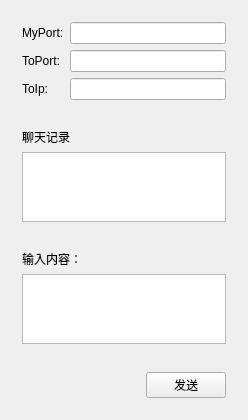
<?xml version="1.0" encoding="UTF-8"?>
<ui version="4.0">
 <class>Udp1</class>
 <widget class="QWidget" name="Udp1">
  <property name="geometry">
   <rect>
    <x>0</x>
    <y>0</y>
    <width>248</width>
    <height>381</height>
   </rect>
  </property>
  <property name="windowTitle">
   <string>Udp1</string>
  </property>
  <layout class="QVBoxLayout" name="verticalLayout_4">
   <item>
    <widget class="QWidget" name="widget" native="true">
     <layout class="QGridLayout" name="gridLayout">
      <item row="0" column="0">
       <widget class="QLabel" name="label">
        <property name="text">
         <string>MyPort:</string>
        </property>
       </widget>
      </item>
      <item row="0" column="1">
       <widget class="QLineEdit" name="myPort"/>
      </item>
      <item row="1" column="0">
       <widget class="QLabel" name="label_2">
        <property name="text">
         <string>ToPort:</string>
        </property>
       </widget>
      </item>
      <item row="1" column="1">
       <widget class="QLineEdit" name="toPort"/>
      </item>
      <item row="2" column="0">
       <widget class="QLabel" name="label_3">
        <property name="text">
         <string>ToIp:</string>
        </property>
       </widget>
      </item>
      <item row="2" column="1">
       <widget class="QLineEdit" name="toIp"/>
      </item>
     </layout>
    </widget>
   </item>
   <item>
    <widget class="QWidget" name="widget_2" native="true">
     <layout class="QVBoxLayout" name="verticalLayout">
      <item>
       <widget class="QLabel" name="label_4">
        <property name="text">
         <string>聊天记录</string>
        </property>
       </widget>
      </item>
      <item>
       <widget class="QTextEdit" name="record">
        <property name="readOnly">
         <bool>true</bool>
        </property>
       </widget>
      </item>
     </layout>
    </widget>
   </item>
   <item>
    <widget class="QWidget" name="widget_3" native="true">
     <layout class="QVBoxLayout" name="verticalLayout_2">
      <item>
       <widget class="QLabel" name="label_5">
        <property name="text">
         <string>输入内容：</string>
        </property>
       </widget>
      </item>
      <item>
       <widget class="QTextEdit" name="input"/>
      </item>
     </layout>
    </widget>
   </item>
   <item>
    <widget class="QWidget" name="widget_4" native="true">
     <layout class="QHBoxLayout" name="horizontalLayout">
      <item>
       <spacer name="horizontalSpacer">
        <property name="orientation">
         <enum>Qt::Horizontal</enum>
        </property>
        <property name="sizeHint" stdset="0">
         <size>
          <width>40</width>
          <height>20</height>
         </size>
        </property>
       </spacer>
      </item>
      <item>
       <widget class="QPushButton" name="sendBtn">
        <property name="text">
         <string>发送</string>
        </property>
       </widget>
      </item>
     </layout>
    </widget>
   </item>
  </layout>
 </widget>
 <layoutdefault spacing="6" margin="11"/>
 <resources/>
 <connections/>
</ui>
